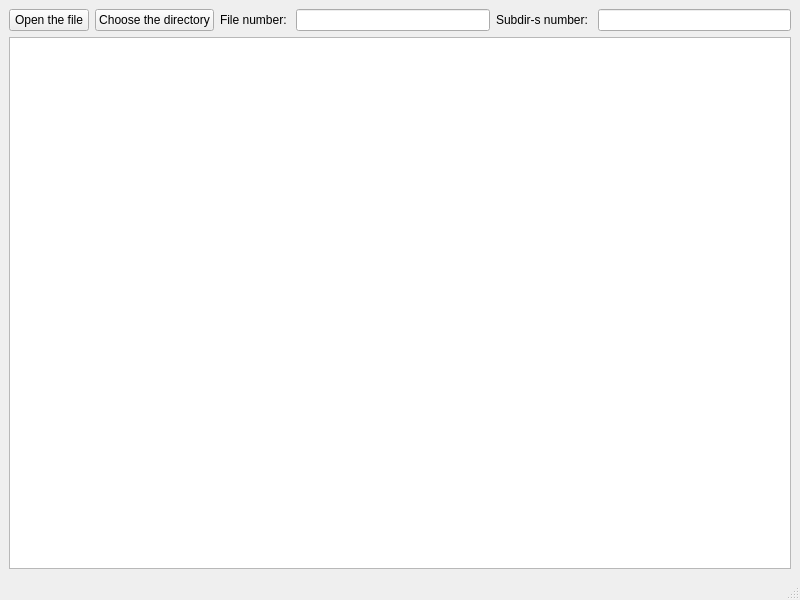
<?xml version="1.0" encoding="UTF-8"?>
<ui version="4.0">
 <class>MainWindow</class>
 <widget class="QMainWindow" name="MainWindow">
  <property name="geometry">
   <rect>
    <x>0</x>
    <y>0</y>
    <width>800</width>
    <height>600</height>
   </rect>
  </property>
  <property name="windowTitle">
   <string>MainWindow</string>
  </property>
  <widget class="QWidget" name="centralwidget">
   <layout class="QGridLayout" name="gridLayout">
    <item row="0" column="0">
     <layout class="QHBoxLayout" name="horizontalLayout">
      <item>
       <widget class="QPushButton" name="filePushButton">
        <property name="text">
         <string>Open the file</string>
        </property>
       </widget>
      </item>
      <item>
       <widget class="QPushButton" name="dirPushButton">
        <property name="text">
         <string>Choose the directory</string>
        </property>
       </widget>
      </item>
      <item>
       <widget class="QLabel" name="label">
        <property name="text">
         <string>File number: </string>
        </property>
       </widget>
      </item>
      <item>
       <widget class="QLineEdit" name="fileLineEdit"/>
      </item>
      <item>
       <widget class="QLabel" name="label_2">
        <property name="text">
         <string>Subdir-s number: </string>
        </property>
       </widget>
      </item>
      <item>
       <widget class="QLineEdit" name="dirLineEdit"/>
      </item>
     </layout>
    </item>
    <item row="2" column="0">
     <widget class="QTextEdit" name="textEdit"/>
    </item>
   </layout>
  </widget>
  <widget class="QMenuBar" name="menubar">
   <property name="geometry">
    <rect>
     <x>0</x>
     <y>0</y>
     <width>800</width>
     <height>26</height>
    </rect>
   </property>
  </widget>
  <widget class="QStatusBar" name="statusbar"/>
 </widget>
 <resources/>
 <connections/>
</ui>
